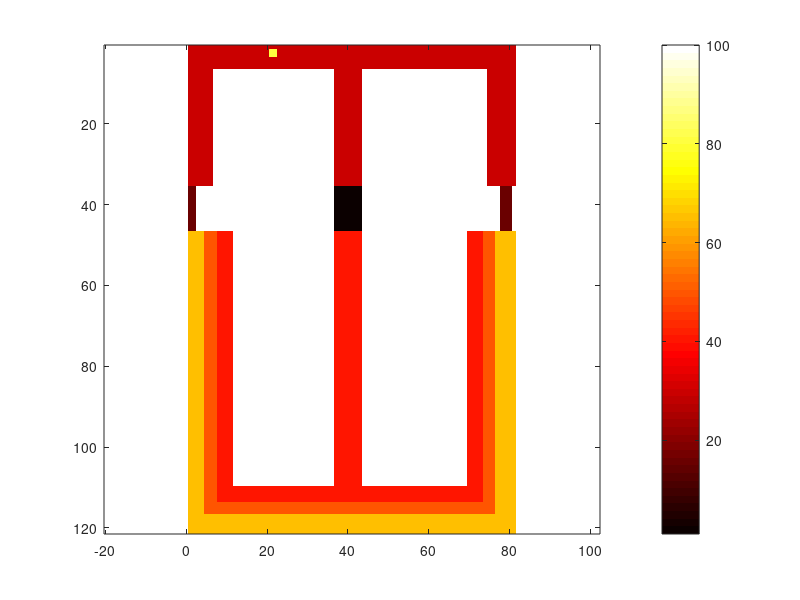

MATLAB code for this plot: (Note: this script raises an error after producing the figure.)
Htot=12; %cm
Lx=8; 
H_A=4;
H_V=8;
dx=0.1 ;

spessore_atri=0.5; %cm
N_atri=round(spessore_atri/dx)+1;

spessore_ventricoli=1; %cm
N_ventricoli=round(spessore_ventricoli/dx)+1;

N_Htot= round (Htot/dx)+1;
N_x= round (Lx/dx)+1;
N_y_A= round (H_A/dx)+1;

AVN=floor(N_x/2);
L_y_AVN=0.03*Htot;
N_AVN=round(L_y_AVN/dx)+1;

SAN_x=0.25*Lx;
dim_x_SAN= 0.005*Lx; 
SAN_y= 0.02*H_A;

SAN_index= round(SAN_x/dx)+1;
SAN_index_y=round (SAN_y/dx)+1;
lunghezza_san=round (dim_x_SAN/dx)+1;

L_epi_x=0.36*spessore_ventricoli;
N_epi=round(L_epi_x/dx);

L_mid=0.28*spessore_ventricoli;   
N_mid=round(L_mid/dx);

%Kent index
KENT_x=0.96*Lx;
dim_KENT= 0.009*Lx; 

KENT_index= round(KENT_x/dx)+1;
N_L_KENT=round(dim_KENT/dx)+1;

Cuore= ones(N_Htot,N_x)*100;

Cuore(1:N_y_A,AVN-N_atri/2:AVN+N_atri/2)=30;
Cuore(N_y_A:N_Htot,AVN-N_atri/2:AVN+N_atri/2)=40;

%endo 
Cuore(N_y_A:N_Htot,1:N_ventricoli)=40;
Cuore(N_Htot-N_ventricoli:N_Htot,:)=40;
Cuore(N_y_A:N_Htot,N_x-N_ventricoli:N_x)=40;

%mid
Cuore(N_y_A:N_Htot,1:N_mid+N_epi)=50;
Cuore(N_y_A:N_Htot,N_x-N_mid-N_epi:N_x)=50;
Cuore(N_Htot-N_mid-N_epi:N_Htot,:)=50;

%epi
Cuore(N_y_A:N_Htot,1:N_epi)=65;
Cuore(N_y_A:N_Htot,N_x-N_epi:N_x)=65;
Cuore(N_Htot-N_epi:N_Htot,:)=65;

%atrio
Cuore(1:N_atri,:)=30;
Cuore(1:N_y_A,1:N_atri)=30;
Cuore(1:N_y_A,N_x-N_atri:N_x)=30;

%SAN
Cuore(SAN_index_y:SAN_index_y+lunghezza_san,SAN_index:SAN_index+lunghezza_san)=80;

%AVN
Cuore(N_y_A-N_AVN:N_AVN+N_y_A,:)=100;
Cuore(N_y_A-N_AVN:N_AVN+N_y_A,AVN-N_atri/2:AVN+N_atri/2)=1;

% multiple KENT 
Cuore(N_y_A-N_AVN:N_y_A+N_AVN,KENT_index:N_L_KENT+KENT_index)=16;
Cuore(N_y_A-N_AVN:N_y_A+N_AVN,1:N_L_KENT)=16;

figure
imagesc(Cuore);
colormap(hot); 
colorbar;
axis equal
axis ij
cb=colorbar;
cb.Ticks = [1,16,30, 40,50,65,80];
cb.TickLabels = {'AVN','Fascio di Kent','Tessuto atriale', 'Tessuto endo','Tessuto mid','Tessuto epi','SAN'};
cb.Label.String = 'Componenti del cuore';

T=1000; %ms
dt=0.1; 

Dm=1.171e-3*7;%cm^2/ms
Dm_A=1.171e-3*7*2.8;
Dm_AVN=1.171e-3*7/6;
Dm_endo=1.171e-3*7*2.8;
Dm_Kent=1.171e-3*7/6;

e_endo=0.0045;
e_mid=0.003;
e_epi=0.006;
e_atrio=0.008;
e_AVN=0.008;

Nt=round(T/dt)+1;

Vm=-85*ones(Nt,N_x,N_Htot); %mV
u = zeros(Nt, N_x, N_Htot);

%SAN
Vm(1,SAN_index:SAN_index+lunghezza_san,SAN_index_y:SAN_index_y+lunghezza_san)=-65; %mV

for i=1:Nt-1
    for jy= 1:N_Htot
        for jx= 1:N_x

            if Cuore(jy,jx)~=100 

                dm=Dm;

                if Cuore(jy,jx)==30 
                    dm=Dm_A;
                    e=e_atrio;
                elseif Cuore(jy,jx)==16
                    e=e_atrio;
                    dm=Dm_Kent;
                elseif Cuore(jy,jx)== 1
                    dm=Dm_AVN;
                    e=e_AVN;
                elseif Cuore(jy,jx)== 40
                    dm=Dm_endo; 
                    e=e_endo;
                elseif Cuore (jy,jx)==50
                    e=e_mid;
                elseif Cuore (jy,jx)==65
                    e=e_epi;
                end

                %Laplacian
                if jx > 1 && Cuore(jy, jx-1) ~= 100 
                    sx = Vm(i, jx-1, jy);
                else
                    sx = Vm(i, jx, jy);
                end

                if jx < N_x && Cuore(jy, jx+1) ~= 100
                    dx_ = Vm(i, jx+1, jy);
                else
                    dx_ = Vm(i, jx, jy);
                end

                lapvx = (sx + dx_ - 2*Vm(i, jx, jy)) / (dx^2);

                if jy > 1 && Cuore(jy-1, jx) ~= 100
                    sy = Vm(i, jx, jy-1);
                else
                    sy = Vm(i, jx, jy);
                end

                if jy < N_Htot && Cuore(jy+1, jx) ~= 100
                    dy = Vm(i, jx, jy+1);
                else
                    dy = Vm(i, jx, jy);
                end

                lapvy = (sy + dy - 2*Vm(i, jx, jy)) / (dx^2);

                lapv=lapvx+lapvy;
                Im=dm*lapv;    
                
                if Cuore(jy,jx)==30 & Cuore(jy+1,jx)==1;
                    Im=Im+((Dm_AVN-Dm_A)/dx)*((Vm(i,jx,jy+1)-Vm(i,jx,jy))/dx);
                end

                if Cuore(jy,jx)==1 & Cuore(jy+1,jx)==40
                    Im=Im+((Dm_endo-Dm_AVN)/dx)*((Vm(i,jx,jy+1)-Vm(i,jx,jy))/dx);
                end

                if Cuore(jy,jx)==30 & Cuore(jy+1,jx)==16;
                    Im=Im+((Dm_Kent-Dm_A)/dx)*((Vm(i,jx,jy+1)-Vm(i,jx,jy))/dx);
                end

                if Cuore(jy,jx)==16 & Cuore(jy+1,jx)==65;
                    Im=Im+((Dm-Dm_Kent)/dx)*((Vm(i,jx,jy+1)-Vm(i,jx,jy))/dx);
                end

                if Cuore(jy,jx)==40 & Cuore(jy+1,jx)==50;
                    Im=Im+((Dm-Dm_endo)/dx)*((Vm(i,jx,jy+1)-Vm(i,jx,jy))/dx);
                end

                if Cuore(jy,jx)==40 & Cuore(jy,jx+1)==50;
                    Im=Im+((Dm-Dm_endo)/dx)*((Vm(i,jx+1,jy)-Vm(i,jx,jy))/dx);
                end
                 
                %Rogers-McCulloch
                if Cuore(jy,jx)~=80  

                c1=2.6;
                c2=1;
                a=0.13;
                d=1;
                A=135;
                B=-85;
                vr=Vm(i,jx,jy)-B;
                vm=vr/A;

                Ii=c1*vr*(a-vm)*(1-vm)+c2*u(i,jx,jy)*vr;
                dv2dt=Im-Ii;

                %SAN FitzHugh-Nagumo 
                elseif Cuore(jy,jx)==80 

                    c1=1.56;
                    c2=0.6;
                    a=-1;
                    e_APD=0.009;
                    e_HR=0.005;
                    d=0;
                    A=35;
                    B=-30;
                    vr=Vm(i,jx,jy)-B;
                    vm=vr/A;

                    Ii=c1*vr*(a-vm)*(1-vm)+c2*u(i,jx,jy)*A;
                    dv2dt=Im-Ii;

                    if (dv2dt>=0)
                       e=e_HR;
                    else
                       e=e_APD;
                    end  

                end    
                u(i+1,jx,jy)=u(i,jx,jy)+dt*e*(vm-d*u(i,jx,jy));
                Vm(i+1,jx,jy)=Vm(i,jx,jy)+dt*dv2dt;               
            else
                Vm(i+1,jx,jy)=NaN;
            end
        end
    end
end



figure;
for i = 1:10:Nt  
    V = squeeze(Vm(i,:,:))';  
    imagesc(V, [-90 40]);     
    colormap(jet);
    colorbar;
    title(sprintf('Potenziale Vm a t = %.1f ms', (i-1)*dt));
    axis equal ij
    drawnow;

end
